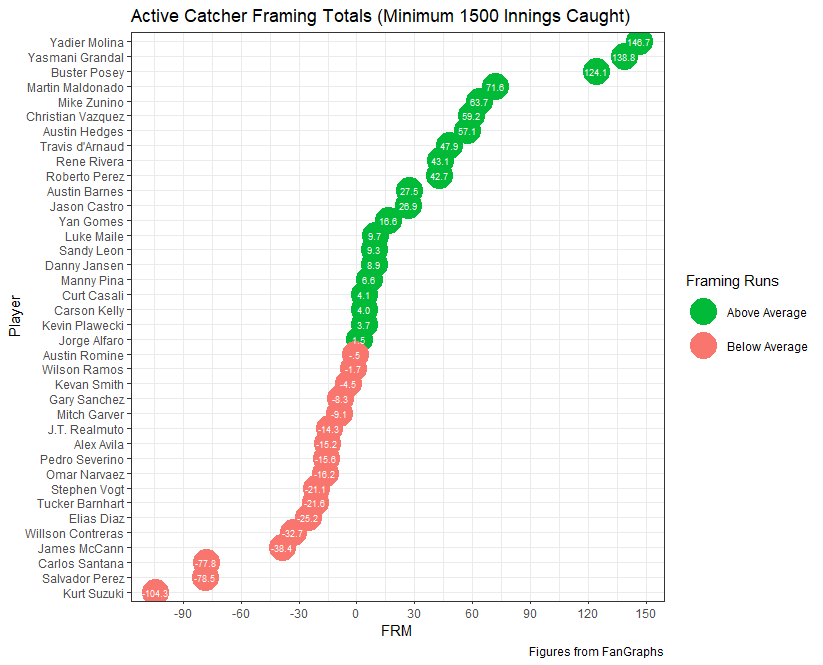

Write the R code that produced this figure.
#Set working directory

setwd("C:/Users/daily/Desktop/Repositories/MiscVisuals/Diverging Dot Plots")

#Load necessary libraries

library(tidyverse)
library(ggplot2)
library(weights)
theme_set(theme_bw())

#Import data

def_data <- read.csv("C:/Users/daily/Desktop/Repositories/MiscVisuals/Diverging Dot Plots/Grandal Framing.csv")

#Filter to only include above 1500 Innings Caught

def_data <- def_data %>%
  filter(Inn >= 1500)

#Create a new column for above and below average FRM

def_data <- def_data %>%
  mutate(def_type = ifelse(FRM > 0, "Above Average", "Below Average")) %>%
  arrange(-FRM)

#Change to factor to keep order

def_data$Name <- factor(def_data$Name, levels = def_data$Name)

#Create visual for FRM

def_data %>%
  ggplot(aes(x = Name, y = FRM, label = rd(FRM,1))) +
  geom_point(stat = "identity", aes(col = def_type), size = 9) +
  geom_text(color = "white", size = 2.5) +
  scale_color_manual(name = "Framing Runs", 
                     labels = c("Above Average", "Below Average"), 
                     values = c("Above Average"="#00ba38", "Below Average"="#f8766d")) +
  scale_x_discrete(limits = rev) +
  coord_flip() +
  scale_y_continuous(breaks = seq(-150, 150, 30)) +
  labs(title = "Active Catcher Framing Totals (Minimum 1500 Innings Caught)",
       caption = "Figures from FanGraphs",
       x = "Player")
